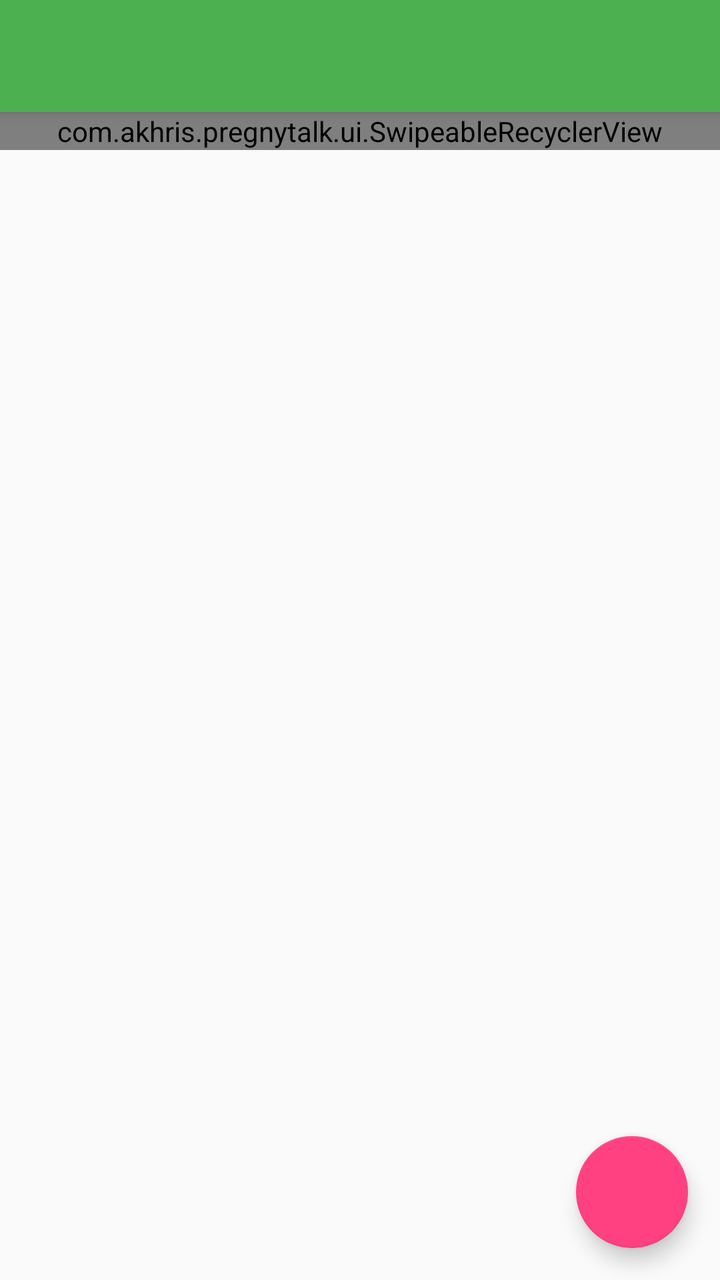
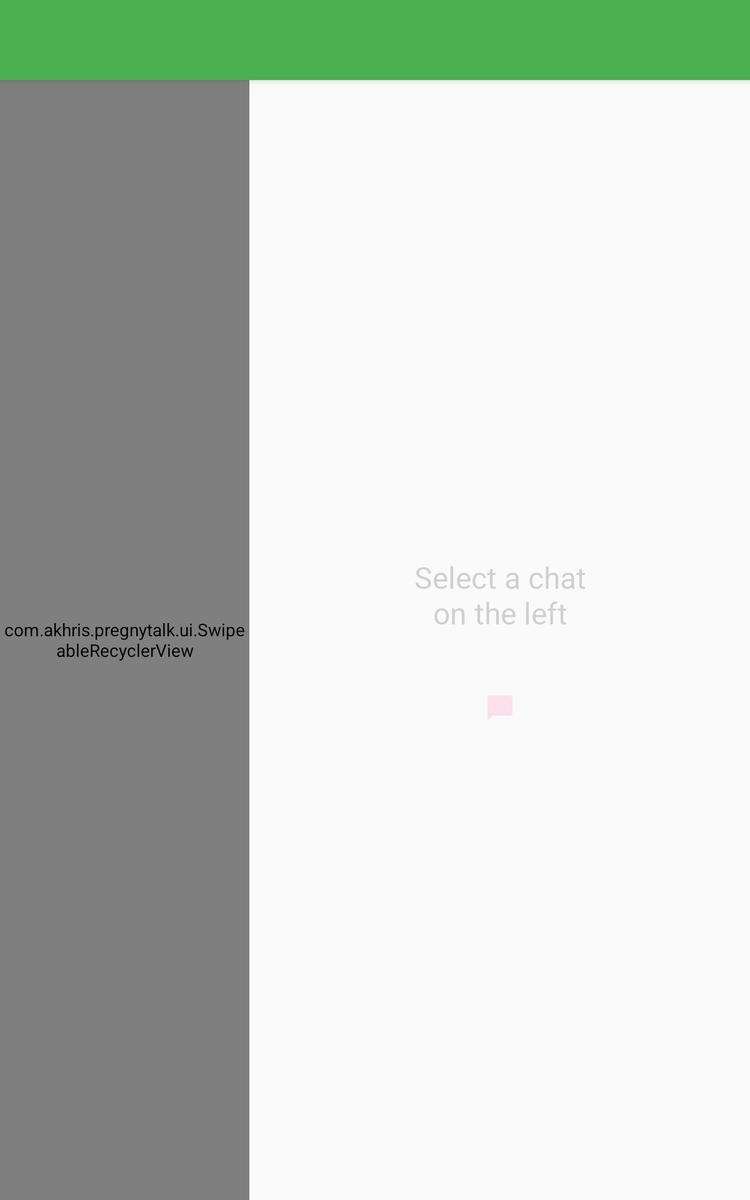

One screen, two layout resources from the same app: the default and the repository's alternative for another configuration. Each is rendered where Android would select it; the XML of both is given below.
<!-- AndroidManifest.xml: application theme AppTheme -->
<!-- res/layout/fragment_chats_list.xml -->
<?xml version="1.0" encoding="utf-8"?>
<android.support.design.widget.CoordinatorLayout xmlns:android="http://schemas.android.com/apk/res/android"
    xmlns:app="http://schemas.android.com/apk/res-auto"
    xmlns:tools="http://schemas.android.com/tools"
    android:layout_width="match_parent"
    android:layout_height="match_parent"
    tools:context=".MainActivity">

    <android.support.design.widget.AppBarLayout
        android:layout_width="match_parent"
        android:layout_height="wrap_content"
        android:theme="@style/AppTheme.AppBarOverlay">

        <android.support.v7.widget.Toolbar
            android:id="@+id/toolbar"
            android:layout_width="match_parent"
            android:layout_height="?attr/actionBarSize"
            android:background="?attr/colorPrimary"
            app:popupTheme="@style/AppTheme.PopupOverlay" />

    </android.support.design.widget.AppBarLayout>

    <android.support.v4.widget.NestedScrollView
        android:layout_width="match_parent"
        android:layout_height="match_parent"
        app:layout_behavior="@string/appbar_scrolling_view_behavior"
        >

        <com.akhris.pregnytalk.ui.SwipeableRecyclerView
            android:id="@+id/rv_chats_list"
            android:layout_width="match_parent"
            android:layout_height="match_parent"/>

    </android.support.v4.widget.NestedScrollView>



    <android.support.design.widget.FloatingActionButton
        android:id="@+id/fab_add_new_chat"
        android:layout_width="wrap_content"
        android:layout_height="wrap_content"
        android:layout_gravity="bottom|end"
        android:layout_margin="@dimen/fab_margin"
        app:srcCompat="@drawable/ic_message_white_24dp" />
</android.support.design.widget.CoordinatorLayout>
<!-- resources referenced by this layout -->
<resources>
  <dimen name="fab_margin">16dp</dimen>
  <style name="AppTheme.AppBarOverlay" parent="ThemeOverlay.AppCompat.ActionBar" />
  <style name="AppTheme.PopupOverlay" parent="ThemeOverlay.AppCompat.Light" />
  <!-- from res/values-v21/ -->
  <style name="AppTheme" parent="Theme.AppCompat.Light.NoActionBar">
          <item name="colorPrimary">@color/primaryColor</item>
          <item name="colorPrimaryDark">@color/primaryDarkColor</item>
          <item name="colorAccent">@color/secondaryColor</item>
          <item name="android:windowContentTransitions">true</item>
          <item name="preferenceTheme">@style/AppTheme.PreferenceThemeOverlay</item>
      </style>
  <color name="primaryColor">#4caf50</color>
  <color name="primaryDarkColor">#087f23</color>
  <color name="secondaryColor">#ff4081</color>
  <style name="AppTheme.PreferenceThemeOverlay" parent="@style/PreferenceThemeOverlay">
          <item name="android:layout">@layout/fragment_preferences_customized</item>
      </style>
</resources>
<!-- res/layout-sw600dp/fragment_chats_list.xml (the repository's variant of the layout above) -->
<!-- drawn on a 7-inch tablet held upright -->
<?xml version="1.0" encoding="utf-8"?>
<android.support.design.widget.CoordinatorLayout xmlns:android="http://schemas.android.com/apk/res/android"
    xmlns:app="http://schemas.android.com/apk/res-auto"
    xmlns:tools="http://schemas.android.com/tools"
    android:layout_width="match_parent"
    android:layout_height="match_parent"
    tools:context=".MainActivity">

    <android.support.design.widget.AppBarLayout
        android:layout_width="match_parent"
        android:layout_height="wrap_content"
        android:theme="@style/AppTheme.AppBarOverlay">

        <android.support.v7.widget.Toolbar
            android:id="@+id/toolbar"
            android:layout_width="match_parent"
            android:layout_height="?attr/actionBarSize"
            android:background="?attr/colorPrimary"
            app:popupTheme="@style/AppTheme.PopupOverlay" />

    </android.support.design.widget.AppBarLayout>

    <android.support.constraint.ConstraintLayout
        android:layout_width="match_parent"
        android:layout_height="match_parent"
        app:layout_behavior="@string/appbar_scrolling_view_behavior"
        android:background="@color/fragmentsBackground"
        >

        <com.akhris.pregnytalk.ui.SwipeableRecyclerView
            android:id="@+id/rv_chats_list"
            android:layout_width="0dp"
            android:layout_height="match_parent"
            app:layout_constraintHorizontal_weight="1"
            app:layout_constraintTop_toTopOf="parent"
            app:layout_constraintBottom_toBottomOf="parent"
            app:layout_constraintStart_toStartOf="parent"
            app:layout_constraintEnd_toStartOf="@id/vertical_divider"
            />
        <View
            android:id="@+id/vertical_divider"
            android:layout_width="@dimen/chats_list_divider_width"
            android:layout_height="match_parent"
            app:layout_constraintTop_toTopOf="parent"
            app:layout_constraintBottom_toBottomOf="parent"
            app:layout_constraintStart_toEndOf="@id/rv_chats_list"
            app:layout_constraintEnd_toStartOf="@id/fl_chat_container"
            android:background="@color/lightGrayColor"
            />
        <FrameLayout
            android:id="@+id/fl_chat_container"
            android:layout_width="0dp"
            android:layout_height="match_parent"
            app:layout_constraintHorizontal_weight="2"
            app:layout_constraintTop_toTopOf="parent"
            app:layout_constraintBottom_toBottomOf="parent"
            app:layout_constraintStart_toEndOf="@id/vertical_divider"
            app:layout_constraintEnd_toEndOf="parent"
            >
            <TextView
                android:id="@+id/tv_chats_list_hint"
                android:drawableBottom="@drawable/ic_chat_bubble_24dp"
                android:drawablePadding="48dp"
                android:layout_width="wrap_content"
                android:layout_height="wrap_content"
                android:textAppearance="@style/TextAppearance.AppCompat.Headline"
                android:text="@string/chats_list_hint_text"
                android:layout_gravity="center"
                android:gravity="center"
                android:alpha="0.2"
                />

        </FrameLayout>

    </android.support.constraint.ConstraintLayout>




</android.support.design.widget.CoordinatorLayout>
<!-- resources referenced by the variant -->
<!-- as a 7-inch tablet held upright resolves them -->
<resources>
  <dimen name="chats_list_divider_width">1dp</dimen>
  <!-- drawable ic_chat_bubble_24dp (drawable) -->
  <vector xmlns:android="http://schemas.android.com/apk/res/android"
          android:width="24dp"
          android:height="24dp"
          android:viewportWidth="24.0"
          android:viewportHeight="24.0">
      <path
          android:fillColor="@color/secondaryLightColor"
          android:pathData="M20,2H4c-1.1,0 -2,0.9 -2,2v18l4,-4h14c1.1,0 2,-0.9 2,-2V4c0,-1.1 -0.9,-2 -2,-2z"/>
  
  </vector>
  <string name="chats_list_hint_text">Select a chat\non the left</string>
  <style name="AppTheme.AppBarOverlay" parent="ThemeOverlay.AppCompat.ActionBar" />
  <style name="AppTheme.PopupOverlay" parent="ThemeOverlay.AppCompat.Light" />
  <!-- from res/values-v21/ -->
  <style name="AppTheme" parent="Theme.AppCompat.Light.NoActionBar">
          <item name="colorPrimary">@color/primaryColor</item>
          <item name="colorPrimaryDark">@color/primaryDarkColor</item>
          <item name="colorAccent">@color/secondaryColor</item>
          <item name="android:windowContentTransitions">true</item>
          <item name="preferenceTheme">@style/AppTheme.PreferenceThemeOverlay</item>
      </style>
  <color name="secondaryLightColor">#ff79b0</color>
  <color name="primaryColor">#4caf50</color>
  <color name="primaryDarkColor">#087f23</color>
  <color name="secondaryColor">#ff4081</color>
  <style name="AppTheme.PreferenceThemeOverlay" parent="@style/PreferenceThemeOverlay">
          <item name="android:layout">@layout/fragment_preferences_customized</item>
      </style>
</resources>
